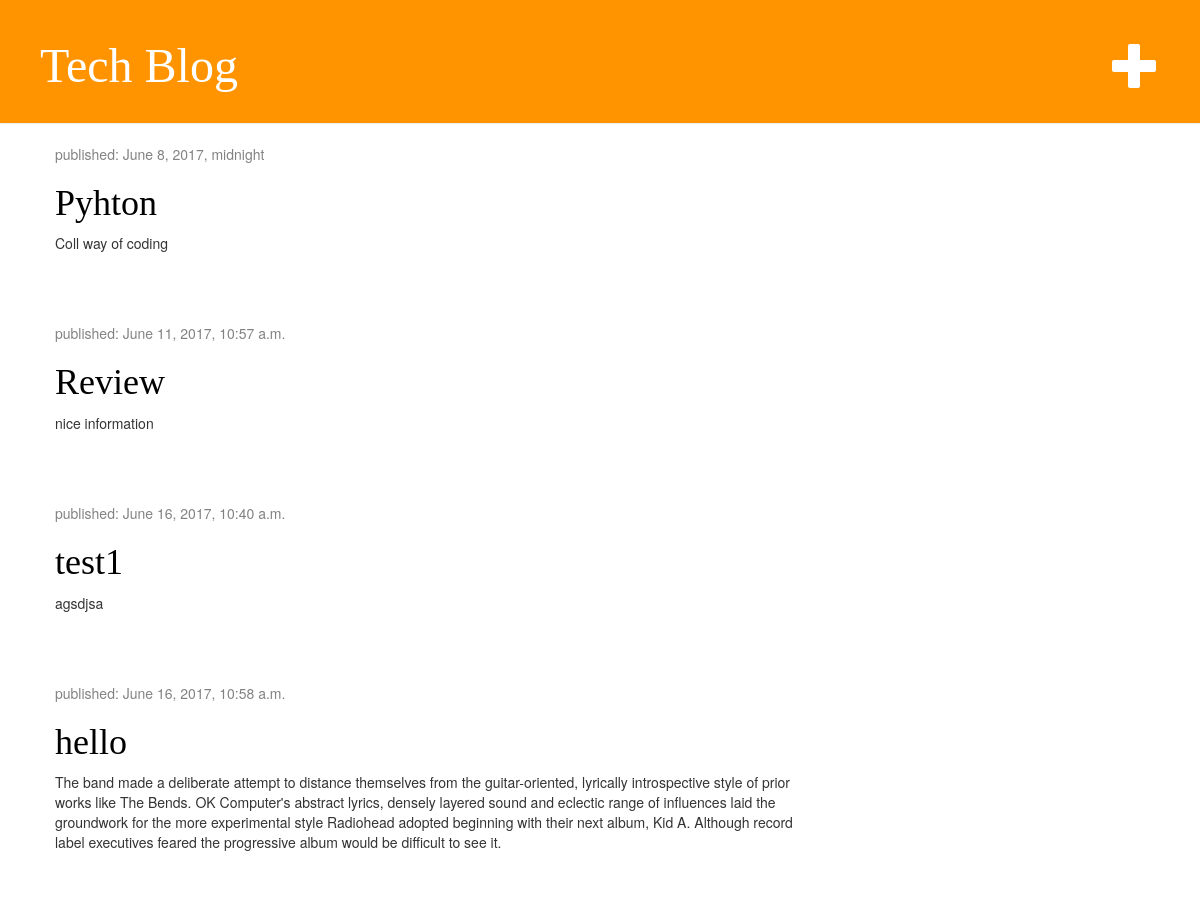
The app's page / (signed in) with its own data.
### blog/models.py (models this page shows, shortened)
class Post(models.Model):
    author = models.ForeignKey('auth.User')
    title = models.CharField(max_length=200)
    text = models.TextField()
    created_date = models.DateTimeField(
            default=timezone.now)
    published_date = models.DateTimeField(
            blank=True, null=True)

### blog/views.py (the view)
# urls.py: url(r'^$', views.post_list, name='post_list'),
def post_list(request):
    posts = Post.objects.filter(published_date__lte=timezone.now()).order_by('published_date')
    return render(request, 'blog/post_list.html', {'posts':posts})

### blog/templates/blog/post_list.html
{% extends 'blog/index.html' %}
{% block content %}
      {% for post in posts %}
          <div class="post">
              <div class="date">
                  <p>published: {{ post.published_date }}</p>
              </div>
              <h1><a href="{% url 'post_detail' pk=post.pk %}">{{ post.title }}</a></a></h1>
              <p>{{ post.text|linebreaksbr }}</p>
          </div>
      {% endfor %}
{% endblock %}

### blog/static/css/style.css (style rules this page uses)
h1, h2, h3, h4 { font-family: 'Lobster', cursive; }
.date { color: #828282; }
.post { margin-bottom: 70px; }
.post h1 a, .post h1 a:visited { color: #000000; }

### records on screen
Post: published_date "June 8, 2017, midnight", title "Pyhton", text "Coll way of coding"
Post: published_date "June 11, 2017, 10:57 a.m.", title "Review", text "nice information"
Post: published_date "June 16, 2017, 10:40 a.m.", title "test1", text "agsdjsa"
Post: published_date "June 16, 2017, 10:58 a.m.", title "hello", text "The band made a deliberate attempt to distance themselves from the guitar-oriented, lyrically introspective style of prior works like The Bends. OK Computer's abstract lyrics, densely layered sound and eclectic range of influences laid the groundwork for the more experimental style Radiohead adopted beginning with their next album, Kid A. Although record label executives feared the progressive album would be difficult to see it."
